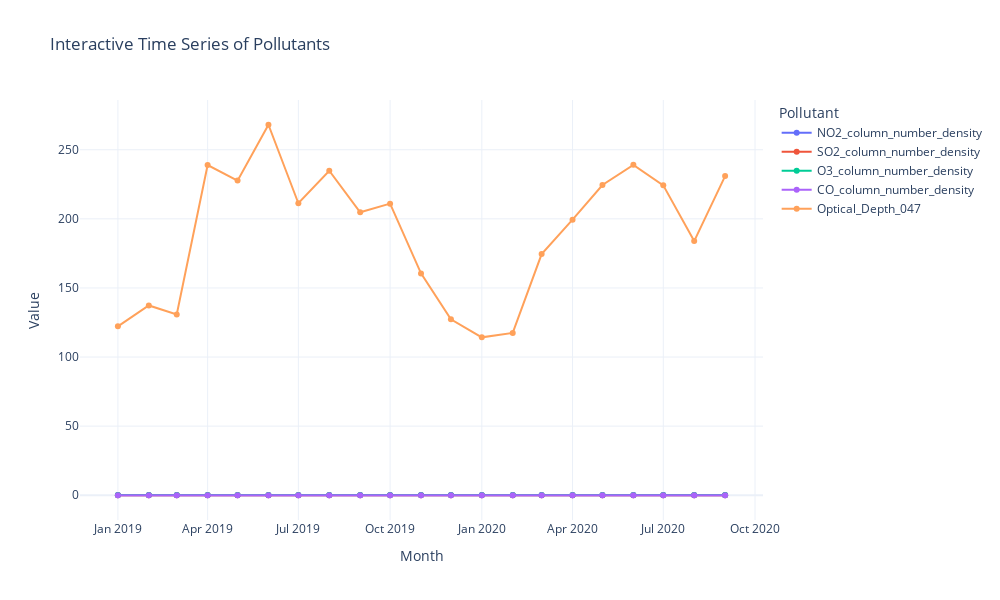

Notebook cell for this chart:
### Code cell
import plotly.express as px
import pandas as pd

# Melt the dataframe for interactive multi-line plot
df_melt = df.melt(id_vars='month', value_vars=pollutants,
                  var_name='Pollutant', value_name='Value')

fig = px.line(df_melt, x='month', y='Value', color='Pollutant',
              title='Interactive Time Series of Pollutants',
              labels={'month': 'Month', 'Value': 'Value'},
              markers=True)

fig.update_layout(template='plotly_white', width=1000, height=600)
fig.write_html('interactive_time_series.html')
fig.show()
